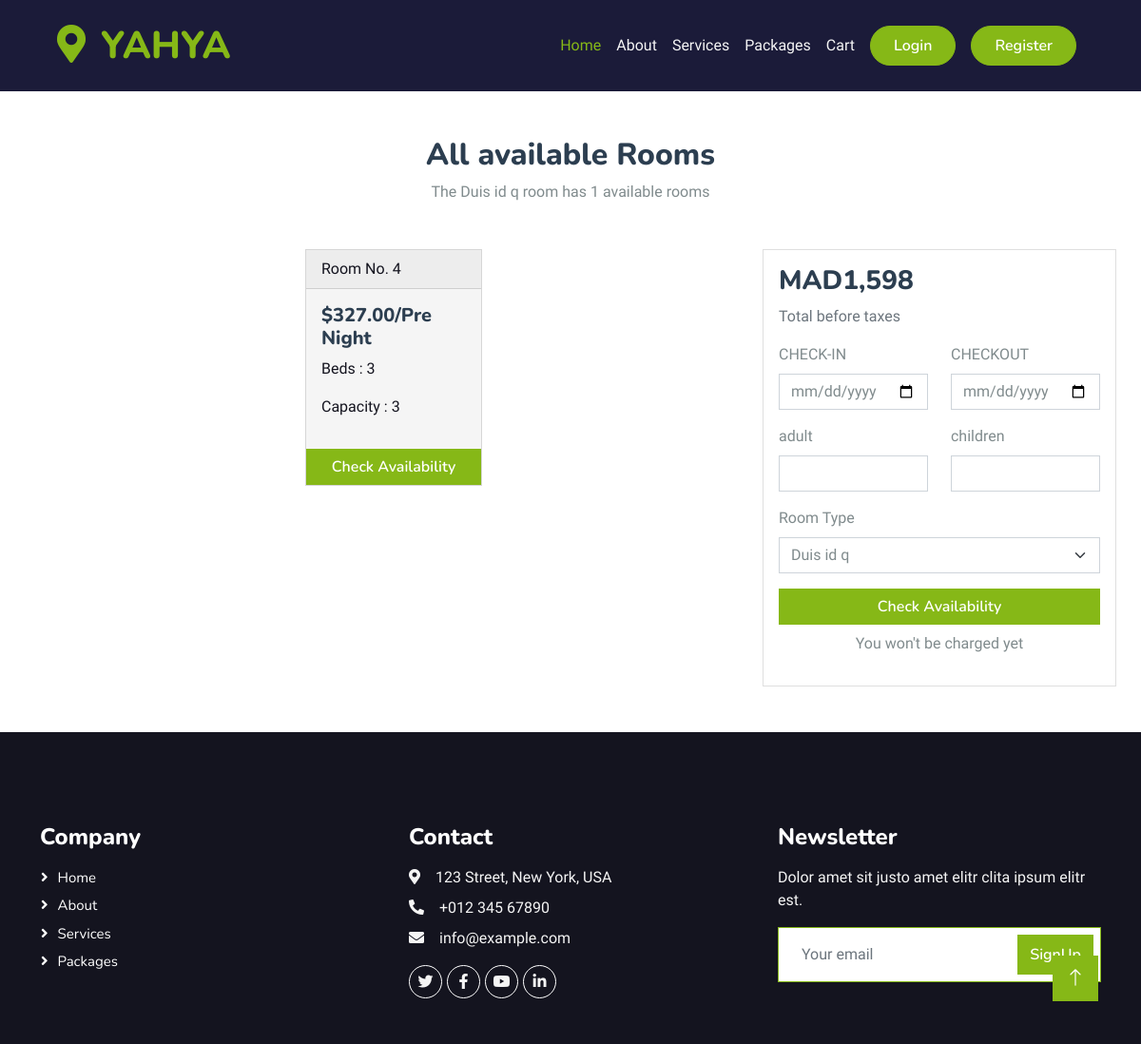
The page /detail/scscs-scsc/scscsc/ on the database as committed earlier.
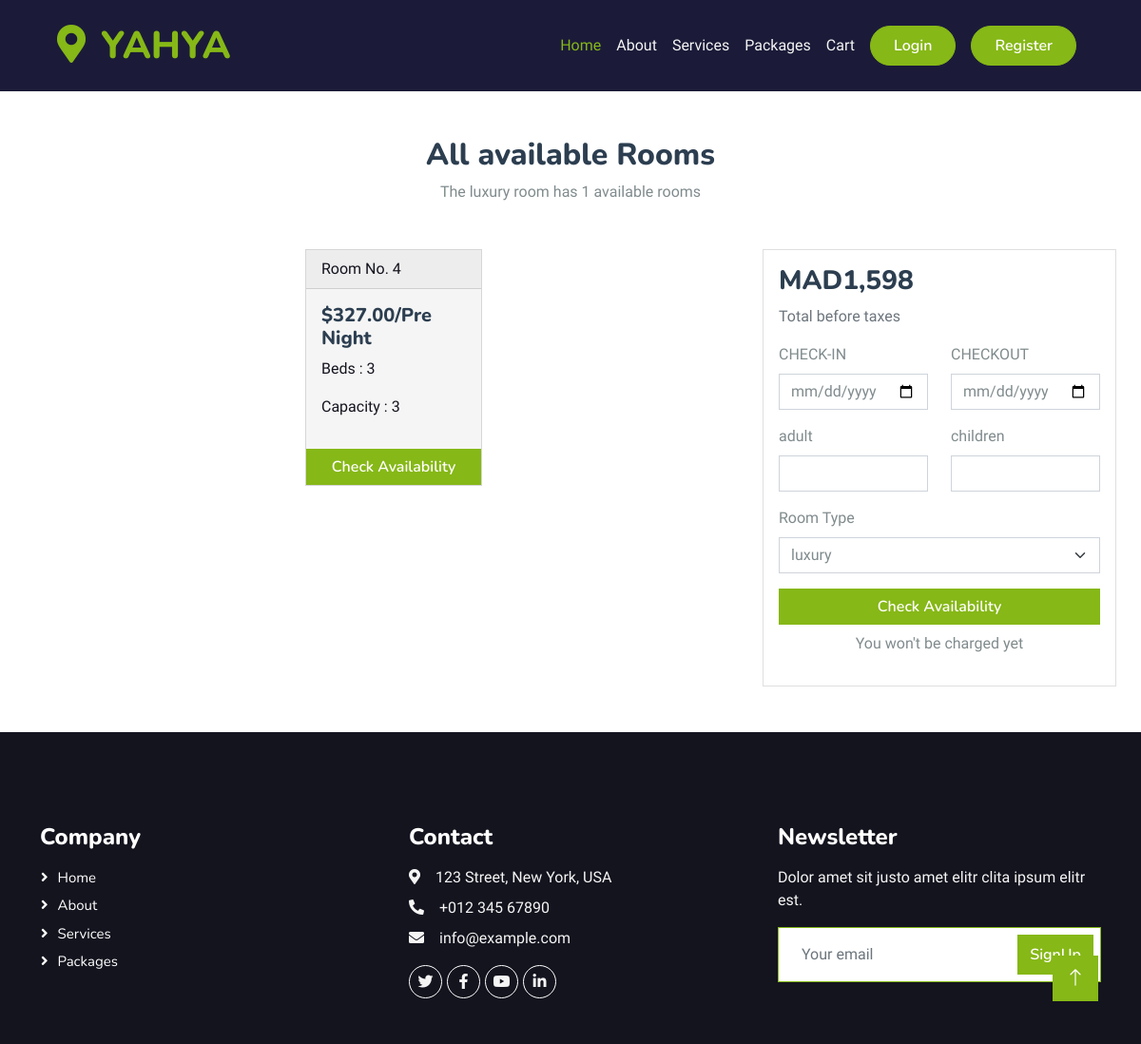
The same page on the database as committed later.
### hotel/models.py (models this page shows, shortened)
class RoomType(models.Model):
    hotel = models.ForeignKey(Hotel, on_delete=models.CASCADE)
    type = models.CharField(max_length=10)
    price = models.DecimalField(max_digits=12, decimal_places=2, default=0.00)
    number_of_beds = models.PositiveIntegerField(default=0)
    room_capacity = models.PositiveIntegerField(default=0)
    rtid = ShortUUIDField(unique=True, length=10, max_length=20, alphabet="abcdefghijklmnopqrstuvwxyz")
    slug= models.SlugField(unique=True)
    date= models.DateTimeField(auto_now_add=True)
    class Meta:
        verbose_name_plural = "Room Types"

### hotel/views.py (the view)
# urls.py: path("detail/<slug:slug>/<slug:rt_slug>/", views.room_type_detail, name="room_type_detail"),
def room_type_detail(request, slug, rt_slug):
    hotel = Hotel.objects.get(status="Live", slug=slug)
    room_type = RoomType.objects.get(hotel=hotel, slug=rt_slug)
    rooms = Room.objects.filter(room_type=room_type, is_available=True)
    checkin = request.GET.get('checkin')
    checkout = request.GET.get('checkout')
    adult = request.GET.get('adult')
    children = request.GET.get('children')
    context = {
        "hotel": hotel,
        "room_type":room_type,
        "rooms" :rooms,
        'checkin': checkin,
        'checkout': checkout,
        'adult': adult,
        'children': children
    }
    return render(request, "hotel/room_type_detail.html", context)

### hotel/models.py (called while the page is built)
    def hotel_rocm_types(self):
        return RoomType.objects.filter(hotel=self)

### templates/hotel/room_type_detail.html (shortened to what this page needs)
{% extends "base/base.html" %}
{% load static %}
{% block content %}
<div class="container mt-5">
  <h2 class="text-center">All available Rooms</h2>
  <p class="text-center">The {{room_type.type}} room has {{rooms.count}}
    available rooms</p>
  <div class="mt-5 d-flex gap-3">
    <div class="d-flex flex-wrap gap-3 col-md-8 align-self-start justify-content-center">
      {% if rooms %}
      {% for room in rooms %}
      <div class="card text-dark bg-light mb-3 col-md-3">
        <form method="post" action="{% url 'hotel:checkout' %}">
          <div class="card-header">Room No. {{room.room_number}}</div>
          <div class="card-body">
            <h5 class="card-title">${{room.room_type.price}}/Pre Night</h5>
            <p class="card-text">Beds : {{room.room_type.number_of_beds}}</p>
            <p class="card-text">Capacity : {{room.room_type.number_of_beds}}</p>
          </div>
          <button type="submit" class="btn btn-primary w-100">Check
            Availability</button>
        </form>
      </div>
      {% endfor %}
      {% else %}
      <p>ffff</p>
      {% endif %}
    </div>
    <div class="col-md-4">
      <div class="card">
        <div class="card-body">
          <h3 class="card-title">MAD1,598</h3>
          <p class="card-text text-muted">Total before taxes</p>
          <form method="post" action="{% url 'booking:check_room_availability' %}">
            <div class="row mb-3">
              <div class="col-6">
                <label for="checkin" class="form-label">CHECK-IN</label>
                <input type="date" name="checkin" class="form-control" id="checkin" value="{{ checkin }}">
              </div>
              <div class="col-6">
                <label for="checkout" class="form-label">CHECKOUT</label>
                <input type="date" name="checkout" class="form-control" id="checkout" value="{{ checkout }}">
              </div>
            </div>
            <div class="row mb-3">
              <div class="col-6">
                <label for="adult" class="form-label">adult</label>
                <input type="number" name="adult" class="form-control" id="adult" value="{{ adult }}">
              </div>
              <div class="col-6">
                <label for="children" class="form-label">children</label>
                <input type="number" name="children" class="form-control" id="children" value="{{ children }}">
              </div>
            </div>
            <div class="mb-3">
              <label for="room_type" class="form-label">Room Type</label>
              <select class="form-select" name="room_type" id="room_type">
                {% for hotel_type in hotel.hotel_rocm_types%}
                <option value="{{hotel_type.slug}}">{{hotel_type.type}}</option>
                {% endfor %}
              </select>
            </div>
            <button type="submit" class="btn btn-primary w-100">Check
              Availability</button>
          </form>
          <p class="text-center mt-2">You won't be charged yet</p>
        </div>
      </div>
    </div>
  </div>
</div>
{% endblock %}

Rows that differ between the two databases and show on the page:
changed RoomType: type "Duis id q" → "luxury"
Other text that changed with them:
form field room_type: "Duis id q" → "luxury"
